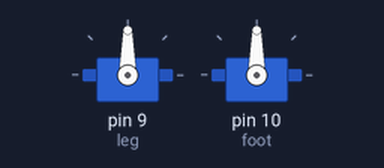
Simulated run of this sketch. Board: Arduino Uno, built with avr-gcc and run on an emulated ATmega328P. Parts: 2 × servo.

Above: at 3.15 s.
Timing chart, 0 to 7.3 s (numbered marks = the images above):
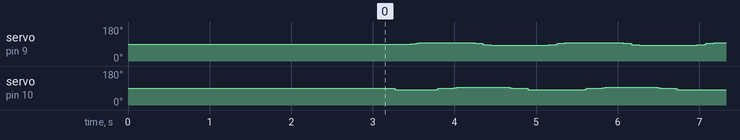

The sketch:

biped_1.ino
```cpp
#include <Servo.h>

// REST values are servo neutral position
// Adjust so that the servo arm is at exactly 90 degress
// to the servo. The feet should then be parallel and rest
// on the ground.

#define LEG_REST 90
#define FOOT_REST 90

// Upper servo lifts feet, experiment with values to
// clear feet from ground, too high values and biped will
// topple over

#define LEFT_FOOT_UP 80
#define RIGHT_FOOT_UP 95

// Lower servo moves legs, change values for
// smaller / larger steps

#define LEFT_LEG_FORWARD 97
#define RIGHT_LEG_FORWARD 83

// STEP_DELAY: delay between steps in ms
// MOVE_DELAY: delay between individual servo moves

#define STEP_DELAY 10
#define MOVE_DELAY 3

Servo leg;
Servo foot;

void setup()
{
  // Servos are attached to pin 9 and 10

  leg.attach(9);
  foot.attach(10);
  legs(LEG_REST);
  feet(FOOT_REST);
  delay(3000);
}

void loop()
{
  // Walking straight forward

  feet(LEFT_FOOT_UP);
  legs(LEFT_LEG_FORWARD);
  feet(FOOT_REST);
  feet(RIGHT_FOOT_UP);
  legs(RIGHT_LEG_FORWARD);
  feet(FOOT_REST);
}

void legs(int move)
{
  int v = leg.read();
  if(v < move)
  {
    for(int i=0;i<=move-v;i++)
    {
      leg.write(v + i);
      interDelay(i, move - v);
    }
  }
  else
  {
    for(int i=0;i>=move-v;i--)
    {
      leg.write(v + i);
      interDelay(i, move - v);
    }
  }
  delay(STEP_DELAY);
}

void feet(int move)
{
  int v = foot.read();
  if(v < move)
  {
    for(int i=0;i<=move-v;i++)
    {
      foot.write(v + i);
      interDelay(i, move - v);
    }
  }
  else
  {
    for(int i=0;i>=move-v;i--)
    {
      foot.write(v + i);
      interDelay(i, move - v);
    }
  }
  delay(STEP_DELAY);
}

void interDelay(int current, int target)
{
    // Very simple ease in / ease out
    // Experiment with values for smooth movement

    int percentage = (int)(((float)current/(float)(target)) * 100.0);
    int wait = MOVE_DELAY;
    if(percentage < 30 || percentage > 70)
      wait = 10 * MOVE_DELAY;
    if(percentage < 10 || percentage > 90)
      wait = 20 * MOVE_DELAY;
    delay(wait);
}
```
